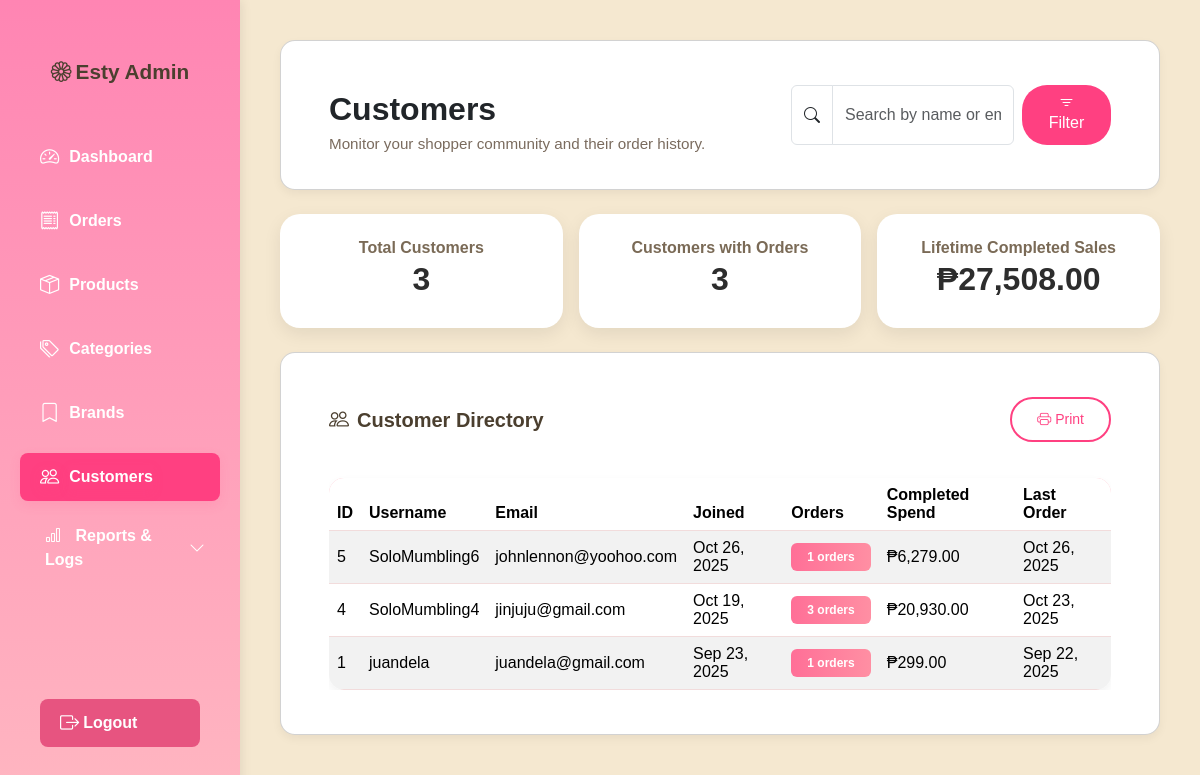
/ESTY/admin/customers.php (signed in), run on an earlier commit of the app's database.
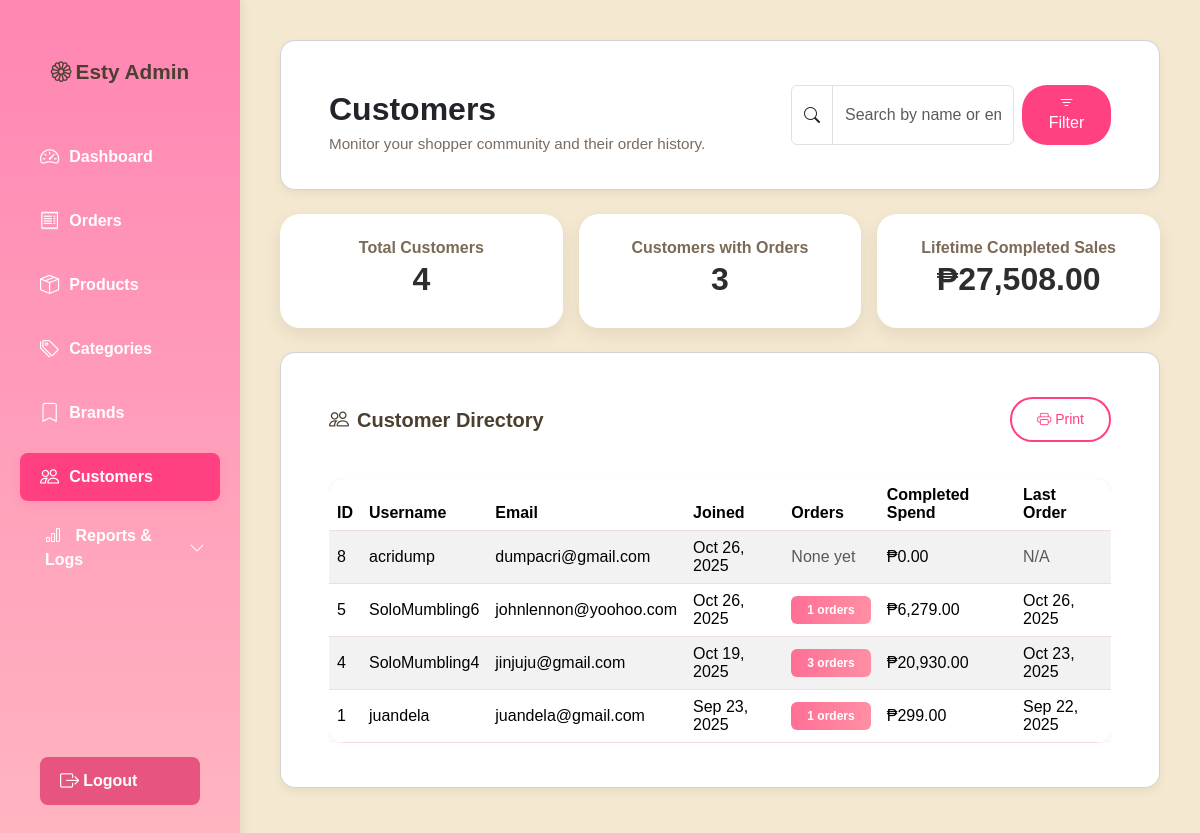
And on a later commit of the database.
### tables this page shows
CREATE TABLE `users` (
  `id` int(11) NOT NULL,
  `username` varchar(50) NOT NULL,
  `email` varchar(100) NOT NULL,
  `PASSWORD` varchar(255) NOT NULL,
  `created_at` timestamp NOT NULL DEFAULT current_timestamp()
);

### ESTY/admin/admin_helpers.php (called while the page is built, shortened)
<?php
function fetchCustomersWithMetrics(mysqli $conn, ?string $search = null): array
{
    $sql = <<<SQL
        SELECT
            u.id,
            u.username,
            u.email,
            u.created_at,
            COALESCE(COUNT(DISTINCT o.id), 0) AS order_count,
            COALESCE(SUM(CASE WHEN o.status = 'completed' THEN o.total ELSE 0 END), 0) AS total_spent,
            MAX(o.created_at) AS last_order_at
        FROM users u
        LEFT JOIN orders o ON o.email = u.email
    SQL;
    $conditions = [];
    $params = [];
    $sql .= ' GROUP BY u.id, u.username, u.email, u.created_at ORDER BY u.created_at DESC';
    $result = [];
    if ($stmt = $conn->prepare($sql)) {
        if ($stmt->execute()) {
            $res = $stmt->get_result();
            if ($res) {
                while ($row = $res->fetch_assoc()) {
                    $result[] = $row;
                }
            }
        }
    }
    return $result;
}

### ESTY/admin/customers.php (the view, shortened to what the changed rows need)
<?php
require_once '../db.php';
require_once __DIR__ . '/admin_helpers.php';
$search = isset($_GET['search']) ? trim($_GET['search']) : '';
$customers = fetchCustomersWithMetrics($conn, $search);
$totalCustomers = count($customers);
?>
<!DOCTYPE html>
<html lang="en">
<head>
  <link href="https://cdn.jsdelivr.net/npm/bootstrap@5.3.3/dist/css/bootstrap.min.css" rel="stylesheet">
  <link href="https://cdn.jsdelivr.net/npm/bootstrap-icons@1.11.3/font/bootstrap-icons.css" rel="stylesheet">
  <link rel="stylesheet" href="admin-style.css">
</head>
<body>
<div class="main-content">
  <div class="card mb-4">
    <div class="d-flex flex-column flex-md-row justify-content-between align-items-md-center gap-2 p-3 pb-0">
      <div>
        <h2 class="fw-bold mb-1">Customers</h2>
      </div>
    </div>
  </div>
  <div class="row g-3 mb-4">
    <div class="col-md-4">
      <div class="stats-card">
        <span>Total Customers<?= $search !== '' ? ' (matching)' : ''; ?></span>
        <h3><?= number_format($totalCustomers); ?></h3>
      </div>
    </div>
  </div>
  <div class="card">
    <div class="card-body">
      <div class="table-responsive">
        <table class="table table-striped align-middle mb-0">
          <thead>
            <tr>
              <th scope="col">ID</th>
              <th scope="col">Username</th>
              <th scope="col">Email</th>
              <th scope="col">Joined</th>
              <th scope="col">Orders</th>
              <th scope="col">Completed Spend</th>
              <th scope="col">Last Order</th>
            </tr>
          </thead>
          <tbody>
          <?php if (empty($customers)): ?>
            <tr>
              <td colspan="7" class="text-center py-4 text-muted">No customers found<?= $search !== '' ? ' for this search.' : ' yet.'; ?></td>
            </tr>
          <?php else: ?>
            <?php foreach ($customers as $customer): ?>
              <?php
                $orderCount = (int)($customer['order_count'] ?? 0);
                $totalSpent = (float)($customer['total_spent'] ?? 0);
                $lastOrder = $customer['last_order_at'] ?? null;
              ?>
              <tr>
                <td><?= (int)$customer['id']; ?></td>
                <td><?= htmlspecialchars($customer['username']); ?></td>
                <td><?= htmlspecialchars($customer['email']); ?></td>
                <td><?= date('M d, Y', strtotime($customer['created_at'])); ?></td>
                <td>
                  <?php if ($orderCount > 0): ?>
                    <span class="badge bg-pink px-3 py-2"><?= number_format($orderCount); ?> orders</span>
                  <?php else: ?>
                    <span class="text-muted">None yet</span>
                  <?php endif; ?>
                </td>
                <td>₱<?= number_format($totalSpent, 2); ?></td>
                <td>
                  <?php if ($lastOrder): ?>
                    <?= date('M d, Y', strtotime($lastOrder)); ?>
                  <?php else: ?>
                    <span class="text-muted">N/A</span>
                  <?php endif; ?>
                </td>
              </tr>
            <?php endforeach; ?>
          <?php endif; ?>
          </tbody>
        </table>
      </div>
    </div>
  </div>
</div>
</body>
</html>

What changed in the data, as far as the page shows it:
added users: id "8", username "acridump", email "dumpacri@gmail.com", created_at "Oct 26, 2025", shows "None yet", totalSpent "0.00", shows "N/A"
Also different on the page:
$totalCustomers: "3" → "4"
